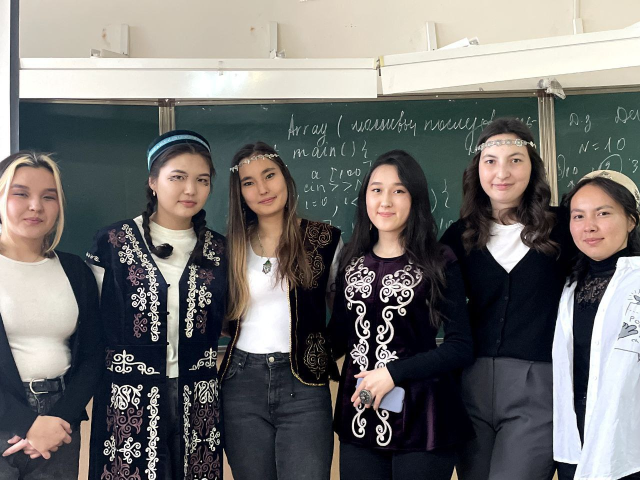
#> input picture project_digital_almaty/datas/detection_image/input/telegram-cloud-photo-size-2-5381878100071142761-y.jpg, 1280 x 960 px, given in place of the camera (shown at 1/2 size)
$ python camshift.py
#> lines starting #> are read from the running program, lines starting #| are printed output that depends on the picture; after the words box and inside, x2 and y2 are one past the last pixel; in counts of white or black regions, pixels touching at a corner belong together
import cv2
import numpy as np


class ObjectTracker(object):
    def __init__(self, scaling_factor=0.5):
#> called with scaling_factor = 0.5
        self.cap = cv2.VideoCapture(0)

        # Чткние текущего кадра
        _, self.frame = self.cap.read()
#> self.frame is the input picture: shape (960, 1280, 3); mean B, G, R 109.3, 111, 112.3

        # Изменение размера кадра
        self.scaling_factor = scaling_factor

        # Изменение размера кадра
        self.frame = cv2.resize(self.frame, None,
                                fx=self.scaling_factor, fy=self.scaling_factor,
                                interpolation=cv2.INTER_AREA)
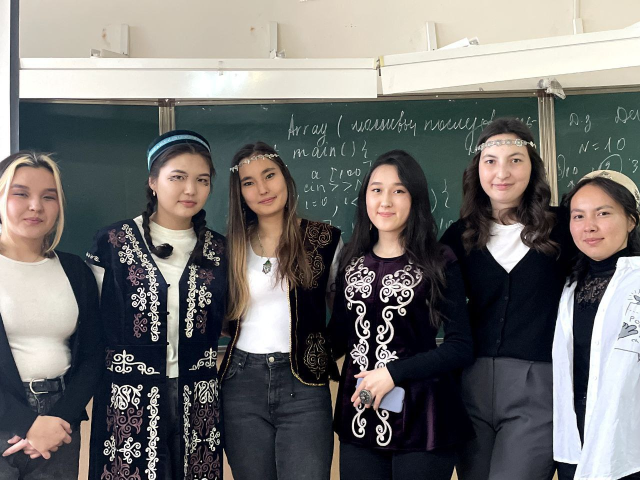
#> self.frame: shape (480, 640, 3); mean B, G, R 109.4, 111.1, 112.4

        # Создание окна
        cv2.namedWindow('Object Tracker')

        # Установка обратного вызова мыши
        cv2.setMouseCallback('Object Tracker', self.mouse_event)

        # Инициализация переменных
        self.selection = None

        self.drag_start = None

        self.tracking_state = 0

    def mouse_event(self, event, x, y, flags, param):
        # Обработка событий мыши
        x, y = np.int16([x, y])

        # Левая кнопка мыши нажата
        if event == cv2.EVENT_LBUTTONDOWN:
            self.drag_start = (x, y)
            self.tracking_state = 0

        # Левая кнопка мыши отпущена
        if self.drag_start:
            if flags & cv2.EVENT_FLAG_LBUTTON:
                # Рисование прямоугольника вокруг выделенной области
                h, w = self.frame.shape[:2]

                # Определение координат и размеров прямоугольника
                xi, yi = self.drag_start

                x0, y0 = np.maximum(0, np.minimum([xi, yi], [x, y]))
                x1, y1 = np.minimum([w, h], np.maximum([xi, yi], [x, y]))

                self.selection = None

                # Рисование прямоугольника
                if x1 - x0 > 0 and y1 - y0 > 0:
                    self.selection = (x0, y0, x1, y1)

            else:
                self.drag_start = None
                if self.selection is not None:
                    self.tracking_state = 1

    def start_tracking(self):
        # Запуск отслеживания объекта
        while True:
            _, self.frame = self.cap.read()
            # Изменение размера кадра
            self.frame = cv2.resize(self.frame, None,
                                    fx=self.scaling_factor, fy=self.scaling_factor,
                                    interpolation=cv2.INTER_AREA)
            # Копирование кадра
            vis = self.frame.copy()

            # Преобразование BGR в HSV
            hsv = cv2.cvtColor(self.frame, cv2.COLOR_BGR2HSV)
#> hsv: shape (480, 640, 3); mean H, S, V 72.9, 75.3, 121

            # Создание маски
            mask = cv2.inRange(hsv, np.array((0., 60., 32.)),
                               np.array((180., 255., 255.)))
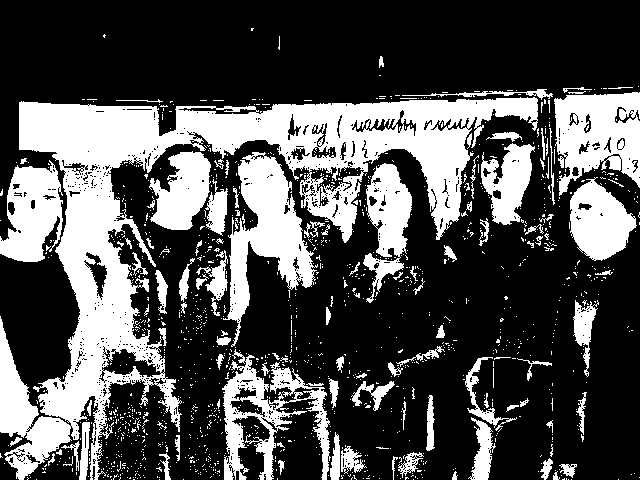
#> mask: shape (480, 640); 31.5% white; 1323 white regions (1215 under 20 px), largest, box (x1, y1, x2, y2) and area: (0, 97, 538, 480) 47116, (223, 152, 318, 347) 7147, (554, 92, 640, 196) 5940

            if self.selection:
                x0, y0, x1, y1 = self.selection

                self.track_window = (x0, y0, x1 - x0, y1 - y0)

                hsv_roi = hsv[y0:y1, x0:x1]
                mask_roi = mask[y0:y1, x0:x1]

                hist = cv2.calcHist([hsv_roi], [0], mask_roi,
                                    [16], [0, 180])

                cv2.normalize(hist, hist, 0, 255, cv2.NORM_MINMAX);
                self.hist = hist.reshape(-1)

                vis_roi = vis[y0:y1, x0:x1]

                cv2.bitwise_not(vis_roi, vis_roi)
                vis[mask == 0] = 0

            if self.tracking_state == 1:
                self.selection = None

                hsv_backproj = cv2.calcBackProject([hsv], [0],
                                                   self.hist, [0, 180], 1)

                hsv_backproj &= mask

                term_crit = (cv2.TERM_CRITERIA_EPS | cv2.TERM_CRITERIA_COUNT,
                             10, 1)

                track_box, self.track_window = cv2.CamShift(hsv_backproj,
                                                            self.track_window, term_crit)

                cv2.ellipse(vis, track_box, (0, 255, 0), 2)

            cv2.imshow('Object Tracker', vis)

            c = cv2.waitKey(5)
#> (key Esc is pressed here)
            if c == 27:
                break

        cv2.destroyAllWindows()


if __name__ == '__main__':
    ObjectTracker().start_tracking()
